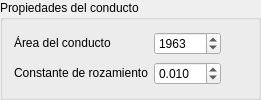
         <widget class="QGroupBox" name="ConductoBox">
          <property name="title">
           <string>Propiedades del conducto</string>
          </property>
          <layout class="QGridLayout" name="gridLayout_4">
           <item row="0" column="1">
            <widget class="QDoubleSpinBox" name="A_box">
             <property name="sizePolicy">
              <sizepolicy hsizetype="Fixed" vsizetype="Fixed">
               <horstretch>0</horstretch>
               <verstretch>0</verstretch>
              </sizepolicy>
             </property>
             <property name="alignment">
              <set>Qt::AlignLeading|Qt::AlignLeft|Qt::AlignVCenter</set>
             </property>
             <property name="suffix">
              <string/>
             </property>
             <property name="decimals">
              <number>0</number>
             </property>
             <property name="maximum">
              <double>100000.000000000000000</double>
             </property>
             <property name="singleStep">
              <double>100.000000000000000</double>
             </property>
             <property name="value">
              <double>1963.000000000000000</double>
             </property>
            </widget>
           </item>
           <item row="0" column="2">
            <widget class="QLabel" name="A_image">
             <property name="enabled">
              <bool>true</bool>
             </property>
             <property name="sizePolicy">
              <sizepolicy hsizetype="Fixed" vsizetype="Fixed">
               <horstretch>0</horstretch>
               <verstretch>0</verstretch>
              </sizepolicy>
             </property>
             <property name="minimumSize">
              <size>
               <width>20</width>
               <height>20</height>
              </size>
             </property>
             <property name="maximumSize">
              <size>
               <width>37</width>
               <height>25</height>
              </size>
             </property>
             <property name="sizeIncrement">
              <size>
               <width>0</width>
               <height>0</height>
              </size>
             </property>
             <property name="baseSize">
              <size>
               <width>20</width>
               <height>20</height>
              </size>
             </property>
             <property name="text">
              <string/>
             </property>
             <property name="pixmap">
              <pixmap resource="ImágenesUnidades.qrc">:/units/Unidades latex/A.png</pixmap>
             </property>
             <property name="scaledContents">
              <bool>true</bool>
             </property>
            </widget>
           </item>
           <item row="0" column="0">
            <widget class="QLabel" name="A_label">
             <property name="sizePolicy">
              <sizepolicy hsizetype="Preferred" vsizetype="Fixed">
               <horstretch>0</horstretch>
               <verstretch>0</verstretch>
              </sizepolicy>
             </property>
             <property name="layoutDirection">
              <enum>Qt::LeftToRight</enum>
             </property>
             <property name="text">
              <string>Área del conducto</string>
             </property>
             <property name="alignment">
              <set>Qt::AlignLeading|Qt::AlignLeft|Qt::AlignVCenter</set>
             </property>
            </widget>
           </item>
           <item row="1" column="0">
            <widget class="QLabel" name="f_label">
             <property name="sizePolicy">
              <sizepolicy hsizetype="Preferred" vsizetype="Fixed">
               <horstretch>0</horstretch>
               <verstretch>0</verstretch>
              </sizepolicy>
             </property>
             <property name="layoutDirection">
              <enum>Qt::LeftToRight</enum>
             </property>
             <property name="text">
              <string>Constante de rozamiento</string>
             </property>
             <property name="alignment">
              <set>Qt::AlignLeading|Qt::AlignLeft|Qt::AlignVCenter</set>
             </property>
            </widget>
           </item>
           <item row="1" column="1">
            <widget class="QDoubleSpinBox" name="f_box">
             <property name="suffix">
              <string/>
             </property>
             <property name="decimals">
              <number>3</number>
             </property>
             <property name="minimum">
              <double>0.000000000000000</double>
             </property>
             <property name="maximum">
              <double>1.000000000000000</double>
             </property>
             <property name="singleStep">
              <double>0.010000000000000</double>
             </property>
             <property name="value">
              <double>0.010000000000000</double>
             </property>
            </widget>
           </item>
          </layout>
         </widget>
